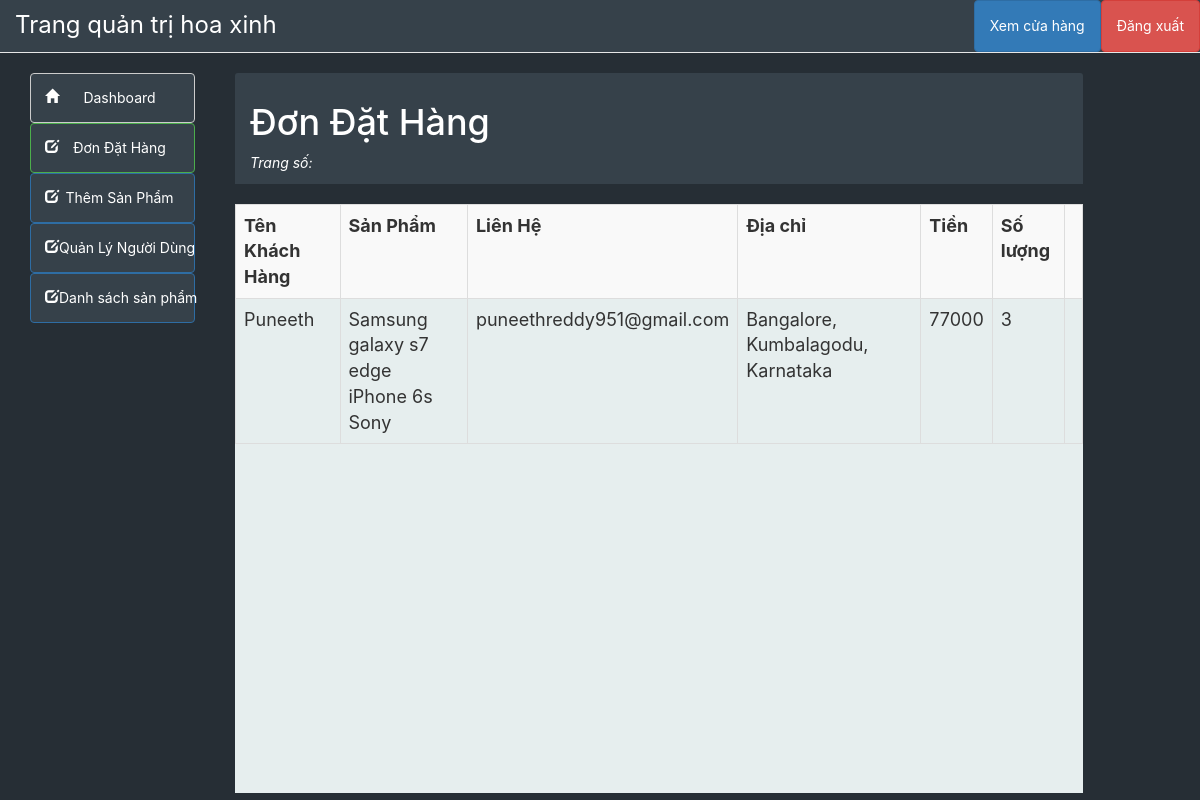
The app's page /admin/orders.php, older data.
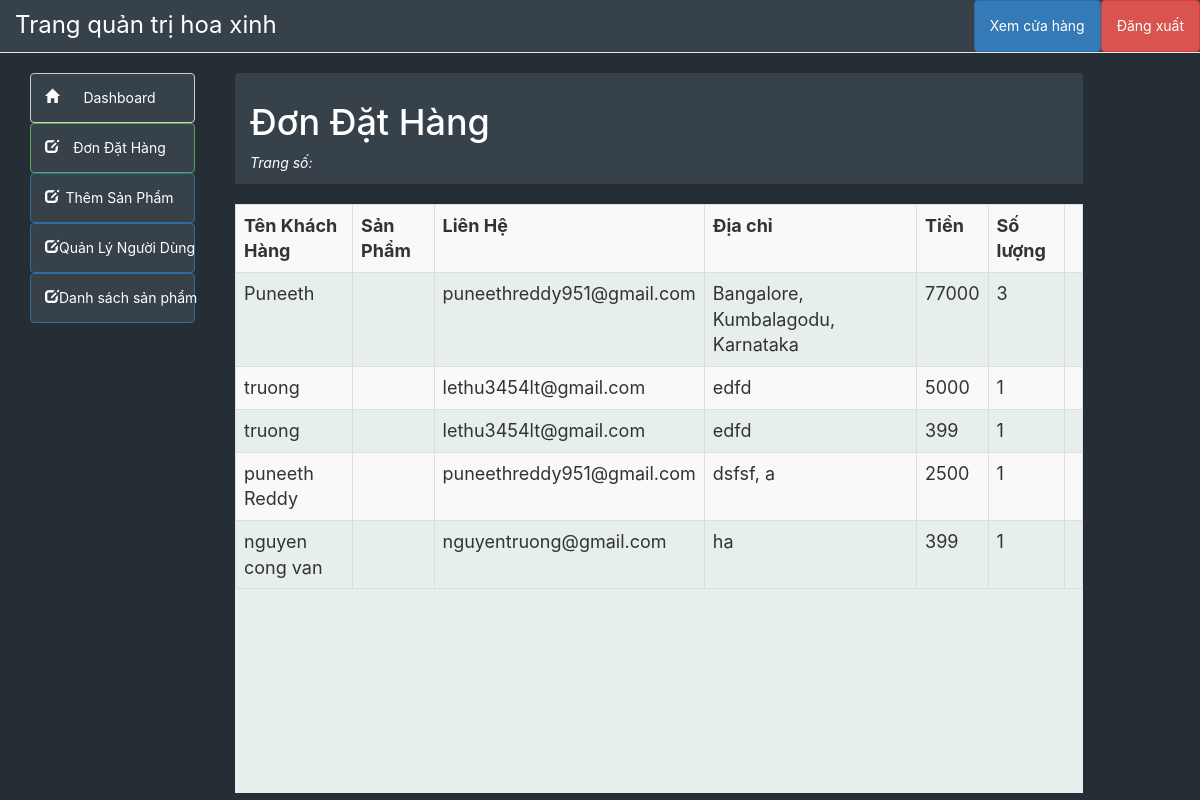
The same page, newer data.
### tables this page shows
CREATE TABLE `orders_info` (
  `order_id` int(10) NOT NULL,
  `user_id` int(11) NOT NULL,
  `f_name` varchar(255) NOT NULL,
  `email` varchar(255) NOT NULL,
  `address` varchar(255) NOT NULL,
  `city` varchar(255) NOT NULL,
  `state` varchar(255) NOT NULL,
  `zip` int(10) NOT NULL,
  `cardname` varchar(255) NOT NULL,
  `cardnumber` varchar(20) NOT NULL,
  `expdate` varchar(255) NOT NULL,
  `prod_count` int(15) DEFAULT NULL,
  `total_amt` int(15) DEFAULT NULL,
  `cvv` int(5) NOT NULL
);

CREATE TABLE `products` (
  `product_id` int(100) NOT NULL,
  `product_cat` int(100) NOT NULL,
  `product_brand` int(100) NOT NULL,
  `product_title` varchar(255) NOT NULL,
  `product_price` int(100) NOT NULL,
  `product_desc` text NOT NULL,
  `product_image` text NOT NULL,
  `product_keywords` text NOT NULL
);

### admin/orders.php (the view, shortened to what this page needs)
<?php
$page = $_GET['page'];
?>
<!DOCTYPE html>
<html lang="en">
<head>
  <link href="style/css/bootstrap.min.css" rel="stylesheet">
  <link href="style/css/k.css" rel="stylesheet">
  <link href="../styles/product.css" rel="stylesheet">
</head>
<body>
  <div class="cs-admin">
    <?php include("include/header.php"); ?>
    <div class="container-fluid " style="height: 90vh;">
      <?php include("include/side_bar.php"); ?>
      <div class="col-md-9 content" style="margin-left:10px; display: flex; flex-direction: column; justify-content: space-between; height: 100%;">
        <div class="panel-heading"  style="background-color:#36414A; color: white;">
          <h1>Đơn Đặt Hàng </h1>
          <i>Trang số: <?php echo $page; ?></i>
        </div><br>
        <div class='table-responsive' style="flex: 1; background-color:#E6EEEE">
          <div >
            <table class="table table-bordered table-hover table-striped" style="font-size:18px;">
              <tr>
                <th>Tên Khách Hàng</th>
                <th>Sản Phẩm</th>
                <th>Liên Hệ</th>
                <th>Địa chỉ</th>
                <th>Tiền</th>
                <th>Số lượng</th>
                <th></th>
              </tr>
              <?php
              $query = "SELECT * FROM orders_info ";
              $run = mysqli_query($con, $query);
              if (mysqli_num_rows($run) > 0) {
                while ($row = mysqli_fetch_array($run)) {
                  $order_id = $row['order_id'];
                  $email = $row['email'];
                  $f_name = $row['f_name'];
                  $address = $row['address'];
                  $total_amount = $row['total_amt'];
                  $qty = $row['prod_count'];
              ?>
                  <tr>
                    <td><?php
                        echo $f_name;
                        ?></td>
                    <td> <?php
                          $query1 = "SELECT * FROM order_products where order_id = $order_id";
                          $run1 = mysqli_query($con, $query1);
                          while ($row1 = mysqli_fetch_array($run1)) {
                            $product_id = $row1['product_id'];
                            $query2 = "SELECT * FROM products where product_id = $product_id";
                            $run2 = mysqli_query($con, $query2);
                            while ($row2 = mysqli_fetch_array($run2)) {
                              $product_title = $row2['product_title'];
                          ?>
                          <?php echo $product_title ?><br>
                      <?php }
                          } ?></td>
                    <td><?php echo $email ?></td>
                    <td><?php echo $address ?></td>
                    <td><?php echo $total_amount ?></td>
                    <td><?php echo $qty ?></td>
                    <td></td>
                  </tr>
                <?php } ?>
              <?php
              } else {
                echo "<center><h2>No users Available</h2><br><hr></center>";
              }
              ?>
            </table>
          </div>
        </div>
      </div>
    </div>
  </div>
</body>
</html>

### admin/include/header.php (shortened to what this page needs)
<nav class="navbar navbar-default navbar-static-top" style="background-color: #36414a; color: white;">
	<div class="container-fluid">
		<div class="navbar-header">
			<a class="navbar-brand" href="#" style="font-size:24px; color: white">
				Trang quản trị hoa xinh </a>
		</div>
		<div class="collapse navbar-collapse">
			<ul class="nav navbar-nav navbar-right">
				<li><a href="../index.php" class="btn btn-primary" style="color: white;">Xem cửa hàng</a></li>
				<li><a href="../logout.php" class="btn btn-danger" style="color: white;">Đăng xuất</a></li>
			</ul>
		</div>
	</div>
</nav>

### admin/include/side_bar.php (shortened to what this page needs)
<div class="col-md-2 ">
  <div class="cs-sidebar" style="display: flex; flex-direction: column;">
    <button type="button" class="btn btn-default" onClick="location.href='index.php'" >
      <span class="glyphicon glyphicon-home pull-left"></span> Dashboard
    </button>
    <button type="button" class="btn btn-default btn-success" onClick="location.href='orders.php'" >
      <span class="glyphicon glyphicon-edit pull-left"></span> Đơn Đặt Hàng
    </button>
    <button type="button" class="btn btn-default btn-primary" onClick="location.href='add_product.php'" >
      <span class="glyphicon glyphicon-edit pull-left"></span> Thêm Sản Phẩm
    </button>
    <button type="button" class="btn btn-default btn-primary" onClick="location.href='manage_users.php'" >
      <span class="glyphicon glyphicon-edit pull-left"></span> Quản Lý Người Dùng
    </button>
      <button type="button" class="btn btn-default dropdown-toggle btn-primary" onClick="location.href='product_list.php'" >
        <span class="glyphicon glyphicon-edit pull-left"></span> Danh sách sản phẩm
      </button>
  </div>
</div>

### styles/product.css (style rules this page uses)
body { font-family: -apple-system, BlinkMacSystemFont, 'Segoe UI', Roboto, Oxygen, Ubuntu, Cantarell, 'Open Sans', 'Helvetica Neue', sans-serif; font-weight: 400; }
.cs-admin { background-color: #262e35 !important; height: 100vh; }
.cs-sidebar { display: flex !important; flex-direction: column; }
.cs-sidebar button { padding: 1em; background-color: #36414a !important; color: white !important; }

Row changes from the older to the newer data that the page shows:
removed products: product_title "Samsung galaxy s7 edge"
removed products: product_title "iPhone 6s"
removed products: product_title "Sony"
added orders_info: f_name "truong", email "lethu3454lt@gmail.com", address "edfd", total_amt "5000", prod_count "1"
added orders_info: f_name "truong", email "lethu3454lt@gmail.com", address "edfd", total_amt "399", prod_count "1"
added orders_info: f_name "puneeth Reddy", email "puneethreddy951@gmail.com", address "dsfsf, a", total_amt "2500", prod_count "1"
added orders_info: f_name "nguyen cong van", email "nguyentruong@gmail.com", address "ha", total_amt "399", prod_count "1"
